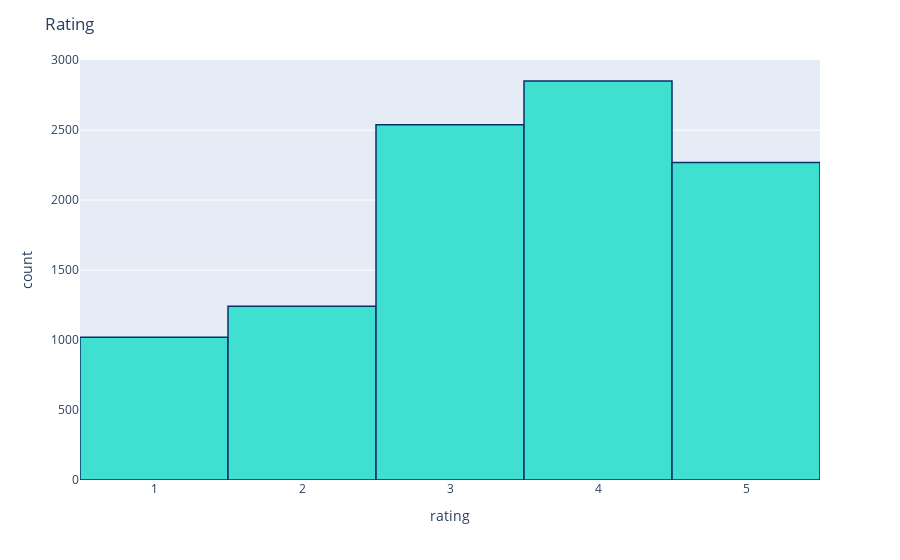

Notebook cell for this chart:
### Code cell
fig = px.histogram(walmart_df, x="rating")
fig.update_traces(marker_color="turquoise",marker_line_color='rgb(8,48,107)',
                  marker_line_width=1.5)
fig.update_layout(title_text='Rating')
fig.show()

### Figure 1 — Plotly figure (JSON) as saved in the notebook; plotly's stock layout.template omitted (floating-point values rounded to 4 significant figures; data arrays with more than 128 entries replaced by an {"elided": "..."} marker saying what was removed)
{"data": [{"alignmentgroup": "True", "bingroup": "x", "hovertemplate": "rating=%{x}<br>count=%{y}<extra></extra>", "legendgroup": "", "marker": {"color": "turquoise", "line": {"color": "rgb(8,48,107)", "width": 1.5}, "pattern": {"shape": ""}}, "name": "", "offsetgroup": "", "orientation": "v", "showlegend": false, "type": "histogram", "x": {"elided": "9920 int values"}, "xaxis": "x", "yaxis": "y"}], "layout": {"barmode": "relative", "legend": {"tracegroupgap": 0}, "margin": {"t": 60}, "title": {"text": "Rating"}, "xaxis": {"anchor": "y", "domain": [0, 1], "title": {"text": "rating"}}, "yaxis": {"anchor": "x", "domain": [0, 1], "title": {"text": "count"}}}}
